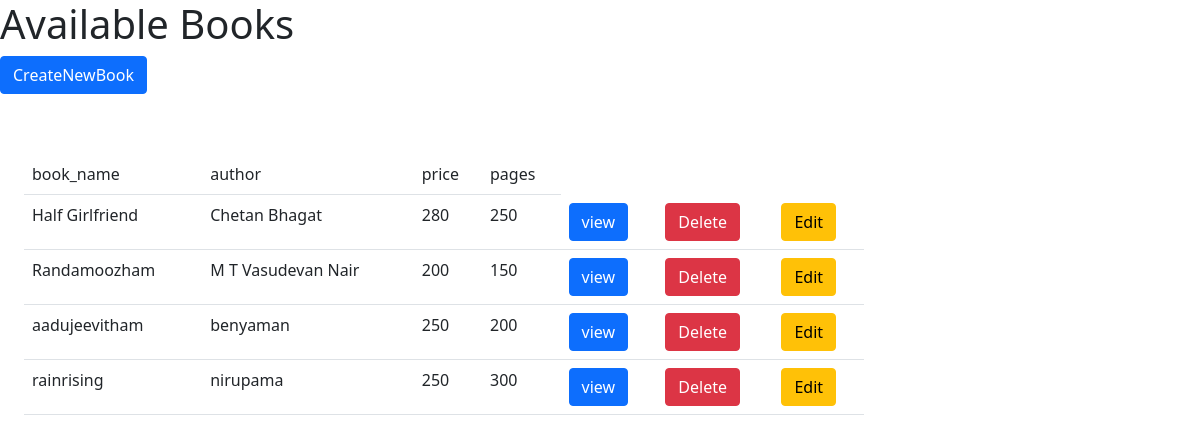
/book/list, run on the app's committed database.
### book/models.py (models this page shows, shortened)
class Book(models.Model):
    book_name=models.CharField(max_length=150,unique=True)
    author=models.CharField(max_length=120)
    price=models.IntegerField()
    pages=models.IntegerField()

### book/views.py (the view)
# urls.py: path("list",list_all_book,name="list"),
def list_all_book(request):
    books=Book.objects.all()
    context={}
    context["books"]=books
    return render(request,"book/listallbooks.html",context)

### book/templates/book/listallbooks.html (shortened to what this page needs)
<!DOCTYPE html>
<html lang="en">
<head>
<link href="https://cdn.jsdelivr.net/npm/bootstrap@5.0.0-beta3/dist/css/bootstrap.min.css" rel="stylesheet">
</head>
<body>
<h1>Available Books</h1>
<div>
    <a href="{%url 'createbook'%}" class="btn btn-primary">CreateNewBook</a>
</div>
<div style="width:70%;margin-top:5%;margin-left:2%">
<table class="table">
    <tr>
        <td>book_name</td>
        <td>author</td>
        <td>price</td>
        <td>pages</td>
    </tr>
    {%for book in books%}
    <tr>
        <td>{{book.book_name}}</td>
        <td>{{book.author}}</td>
        <td>{{book.price}}</td>
        <td>{{book.pages}}</td>
        <td><a href="{%url 'detail' book.id%}" class="btn btn-primary">view</a></td>
        <td><a href="{%url 'delete' book.id%}" class="btn btn-danger">Delete</a></td>
        <td><a href="{%url 'edit' book.id%}" class="btn btn-warning">Edit</a></td>
    </tr>
    {% endfor %}
</table>
    </div>
</body>
</html>

### data on the page
Book: book_name "Half Girlfriend", author "Chetan Bhagat", price "280", pages "250"
Book: book_name "Randamoozham", author "M T Vasudevan Nair", price "200", pages "150"
Book: book_name "aadujeevitham", author "benyaman", price "250", pages "200"
Book: book_name "rainrising", author "nirupama", price "250", pages "300"
